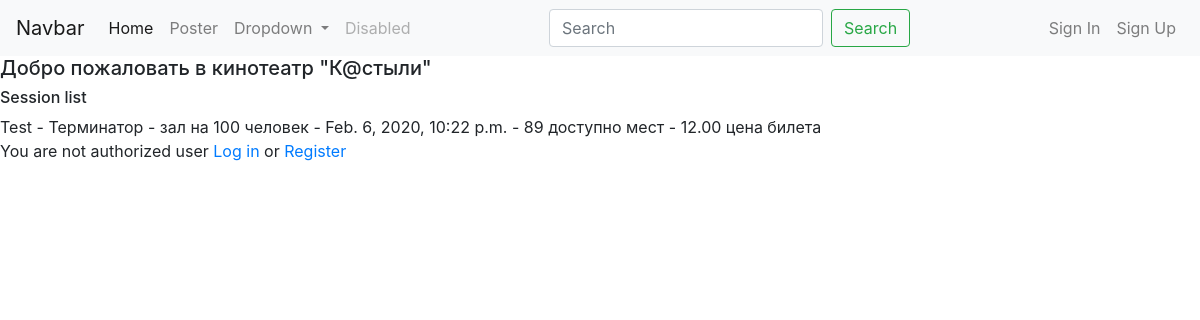
The page / on the database its author committed.
### cinema_box_office/models.py (models this page shows, shortened)
class Session(models.Model):
    name = models.CharField(max_length=200)
    start_at = models.DateTimeField()  # не уверен что это правильное решение
    end_at = models.DateTimeField()
    rental_start_at = models.DateTimeField()
    rental_end_at = models.DateTimeField()
    ticket_price = models.DecimalField(max_digits=5, decimal_places=2)
    cinema_hall = models.ForeignKey(CinemaHall, on_delete=models.CASCADE)
    movie = models.ForeignKey(Movie, on_delete=models.CASCADE)
    seats = models.PositiveIntegerField(blank=True,null=True)
    class Meta:
        ordering = ['-start_at', ]
    def __str__(self):
        return f'{self.name}'

class Movie(models.Model):
    name = models.CharField(max_length=200)
    def __str__(self):
        return f'{self.name}'

class CinemaHall(models.Model):
    name = models.CharField(max_length=100)
    size = models.IntegerField()

### cinema_box_office/views.py (the view, shortened to what this page needs)
# urls.py: path('', Poster.as_view(), name='poster'),
class Poster(ListView):
    model = Session
    template_name = 'cinema_box_office/index.html'
    http_method_names = ['get']
    context_object_name = 'session_list'
    def get(self, request, *args, **kwargs):
        self.object_list = self.get_queryset()
        allow_empty = self.get_allow_empty()
        context = self.get_context_data()
        return self.render_to_response(context)

### templates/cinema_box_office/index.html (shortened to what this page needs)
{% extends 'base.html' %}
{% block content %}
    <h6> Session list </h6>
    {% for object in session_list %}
        <form action="{%  url 'buy_ticket' %}" method="POST">
            {{ object }} - {{ object.movie }} - {{ object.cinema_hall.name }} - {{ object.start_at }} - {{ object.cinema_hall.size }} доступно мест - {{ object.ticket_price }} цена билета
        </form>
    {% endfor %}
    {% if request.user.is_superuser %}
        {% include 'cinema_box_office/admin.html' %}
    {% elif not request.user.is_superuser and request.user.is_authenticated %}
        <a href="{% url 'basket' %}"> View purchases </a>
    {% else %}
        You are not authorized user <a href="{% url 'login' %}">Log in </a> or <a href="{% url 'register' %}"> Register</a>
    {% endif %}
{% endblock %}

### rows shown on the page
Session: name "Test", movie "Терминатор", cinema_hall.name "зал на 100 человек", start_at "Feb. 6, 2020, 10:22 p.m.", cinema_hall.size "89", ticket_price "12.00"
